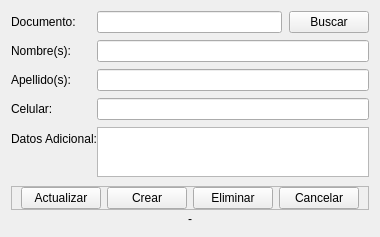
<?xml version="1.0" encoding="UTF-8"?>
<ui version="4.0">
 <class>Form</class>
 <widget class="QWidget" name="Form">
  <property name="geometry">
   <rect>
    <x>0</x>
    <y>0</y>
    <width>356</width>
    <height>237</height>
   </rect>
  </property>
  <property name="sizePolicy">
   <sizepolicy hsizetype="Preferred" vsizetype="Minimum">
    <horstretch>0</horstretch>
    <verstretch>0</verstretch>
   </sizepolicy>
  </property>
  <property name="windowTitle">
   <string>Form</string>
  </property>
  <layout class="QVBoxLayout" name="verticalLayout">
   <property name="spacing">
    <number>0</number>
   </property>
   <property name="bottomMargin">
    <number>9</number>
   </property>
   <item>
    <layout class="QFormLayout" name="formLayout_2">
     <property name="verticalSpacing">
      <number>7</number>
     </property>
     <property name="bottomMargin">
      <number>9</number>
     </property>
     <item row="0" column="0">
      <widget class="QLabel" name="label">
       <property name="text">
        <string>Documento:</string>
       </property>
      </widget>
     </item>
     <item row="0" column="1">
      <layout class="QHBoxLayout" name="horizontalLayout_2">
       <property name="spacing">
        <number>7</number>
       </property>
       <item>
        <widget class="QLineEdit" name="lineEditDocument"/>
       </item>
       <item>
        <widget class="QPushButton" name="btnSearchClient">
         <property name="text">
          <string>Buscar</string>
         </property>
        </widget>
       </item>
      </layout>
     </item>
     <item row="1" column="0">
      <widget class="QLabel" name="label_2">
       <property name="text">
        <string>Nombre(s): </string>
       </property>
      </widget>
     </item>
     <item row="1" column="1">
      <widget class="QLineEdit" name="lineEditName"/>
     </item>
     <item row="2" column="0">
      <widget class="QLabel" name="label_3">
       <property name="text">
        <string>Apellido(s):</string>
       </property>
      </widget>
     </item>
     <item row="2" column="1">
      <widget class="QLineEdit" name="lineEditLastName"/>
     </item>
     <item row="3" column="0">
      <widget class="QLabel" name="label_4">
       <property name="text">
        <string>Celular:</string>
       </property>
      </widget>
     </item>
     <item row="3" column="1">
      <widget class="QLineEdit" name="lineEditCellphone"/>
     </item>
     <item row="4" column="0">
      <widget class="QLabel" name="label_5">
       <property name="text">
        <string>Datos Adicional:</string>
       </property>
      </widget>
     </item>
     <item row="4" column="1">
      <widget class="QTextEdit" name="lineEditAdditionalData">
       <property name="sizePolicy">
        <sizepolicy hsizetype="Expanding" vsizetype="Minimum">
         <horstretch>0</horstretch>
         <verstretch>0</verstretch>
        </sizepolicy>
       </property>
       <property name="minimumSize">
        <size>
         <width>0</width>
         <height>40</height>
        </size>
       </property>
       <property name="maximumSize">
        <size>
         <width>16777215</width>
         <height>50</height>
        </size>
       </property>
      </widget>
     </item>
    </layout>
   </item>
   <item>
    <widget class="QFrame" name="frame">
     <property name="frameShape">
      <enum>QFrame::StyledPanel</enum>
     </property>
     <property name="frameShadow">
      <enum>QFrame::Raised</enum>
     </property>
     <layout class="QHBoxLayout" name="horizontalLayout">
      <property name="topMargin">
       <number>0</number>
      </property>
      <property name="bottomMargin">
       <number>0</number>
      </property>
      <item>
       <widget class="QPushButton" name="btnUpdateClient">
        <property name="text">
         <string>Actualizar</string>
        </property>
       </widget>
      </item>
      <item>
       <widget class="QPushButton" name="btnCreateClient">
        <property name="text">
         <string>Crear</string>
        </property>
       </widget>
      </item>
      <item>
       <widget class="QPushButton" name="btnDeleteClient">
        <property name="text">
         <string>Eliminar</string>
        </property>
       </widget>
      </item>
      <item>
       <widget class="QPushButton" name="btnCancelClient">
        <property name="text">
         <string>Cancelar</string>
        </property>
       </widget>
      </item>
     </layout>
    </widget>
   </item>
   <item>
    <widget class="QLabel" name="labelInfClient">
     <property name="text">
      <string>-</string>
     </property>
     <property name="alignment">
      <set>Qt::AlignCenter</set>
     </property>
    </widget>
   </item>
  </layout>
 </widget>
 <resources/>
 <connections/>
</ui>
